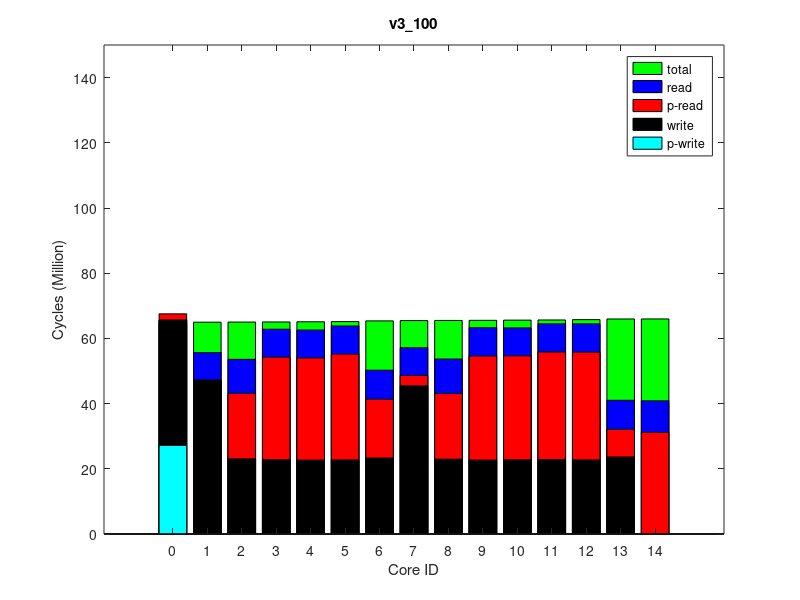

Write MATLAB code to recreate this figure.
times(1, :, :) = [
1877190, 65304482, 0
23551, 65405905, 0
20058848, 65442448, 0
31462694, 65474700, 0
3184003, 65908424, 0
18024277, 65808910, 0
32450606, 65588457, 0
31352064, 65536000, 0
20140320, 65947130, 0
31920757, 65979446, 0
31892959, 66038886, 0
33019343, 66092431, 0
30343853, 66414911, 0
8468632, 66401719, 0
33064083, 66195929, 0
];
times(2, :, :) = [
1877190, 65303779, 0
23589, 65405211, 0
20058893, 65441763, 0
31462001, 65474024, 0
3183247, 65907806, 0
18023403, 65808273, 0
32448352, 65587740, 0
31352508, 65535327, 0
20139678, 65946546, 0
31920174, 65978868, 0
31891790, 66038240, 0
33017949, 66091753, 0
31284672, 66414288, 0
8469645, 66401104, 0
33062946, 66195325, 0
];
times(3, :, :) = [
1877190, 65303599, 0
23592, 65405035, 0
20058397, 65441583, 0
31461633, 65473844, 0
3183275, 65907870, 0
18023825, 65808331, 0
32449954, 65587607, 0
31351206, 65535181, 0
20139617, 65946658, 0
31920301, 65978984, 0
31891930, 66038356, 0
33017745, 66091870, 0
31284698, 66414504, 0
8469698, 66401322, 0
33063648, 66195549, 0
];
times(4, :, :) = [
1877190, 65302726, 0
23595, 65404157, 0
20057246, 65440704, 0
31460806, 65472973, 0
3182019, 65907020, 0
18022714, 65807482, 0
32449119, 65586731, 0
31350816, 65534306, 0
20138605, 65945804, 0
31919398, 65978119, 0
31891119, 66037538, 0
33016713, 66091071, 0
31283817, 66413575, 0
8468848, 66400403, 0
33062371, 66194626, 0
];
times(5, :, :) = [
1877190, 65308060, 0
23594, 65409498, 0
20062839, 65446048, 0
31466161, 65478313, 0
3187828, 65912205, 0
18028139, 65812645, 0
32453982, 65591998, 0
31355731, 65539580, 0
20144122, 65950931, 0
31924637, 65983251, 0
31896011, 66042658, 0
33022608, 66096178, 0
31288983, 66418712, 0
8474107, 66405530, 0
33067683, 66199753, 0
];
times(6, :, :) = [
1877190, 65302335, 0
23596, 65403784, 0
20057054, 65440342, 0
31460501, 65472595, 0
3182019, 65906624, 0
18022535, 65807087, 0
32448232, 65586298, 0
31350787, 65533879, 0
20138377, 65945363, 0
31918998, 65977684, 0
31890495, 66037071, 0
33017237, 66090593, 0
31283422, 66413105, 0
8468652, 66399909, 0
33061656, 66194140, 0
];
times(7, :, :) = [
1877190, 65303577, 0
23593, 65405014, 0
20058539, 65441566, 0
31461575, 65473825, 0
3183319, 65907729, 0
18023860, 65808184, 0
32448766, 65587562, 0
31351097, 65535133, 0
20139644, 65946479, 0
31920116, 65978796, 0
31891989, 66038232, 0
33017680, 66091756, 0
31284476, 66414275, 0
8469868, 66401095, 0
33063433, 66195304, 0
];
times(8, :, :) = [
1877190, 65302647, 0
23589, 65404084, 0
20057471, 65440640, 0
31460822, 65472901, 0
3182358, 65906716, 0
18022579, 65807179, 0
32447324, 65586608, 0
31350860, 65534179, 0
20138523, 65945461, 0
31919118, 65977779, 0
31890992, 66037215, 0
33017313, 66090733, 0
31283544, 66413205, 0
8468666, 66400025, 0
33062119, 66194252, 0
];
times(9, :, :) = [
1877190, 65304820, 0
23591, 65406255, 0
20059970, 65442803, 0
31462832, 65475069, 0
3184376, 65908805, 0
18024469, 65809260, 0
32449705, 65588844, 0
31353407, 65536420, 0
20140420, 65947550, 0
31921325, 65979871, 0
31892712, 66039270, 0
33019362, 66092792, 0
31285638, 66415319, 0
8470866, 66402133, 0
33064389, 66196355, 0
];
times(10, :, :) = [
1877190, 65302964, 0
23589, 65404396, 0
20058135, 65440946, 0
31460733, 65473190, 0
3182957, 65907198, 0
18022972, 65807657, 0
32448580, 65586880, 0
31350874, 65534455, 0
20139219, 65945900, 0
31919446, 65978208, 0
31890905, 66037606, 0
33016772, 66091153, 0
31284059, 66413669, 0
8468899, 66400486, 0
33062316, 66194705, 0
];
ave_times = round(squeeze(mean(times)));
format long g, ave_times
std_times = round(squeeze(std(times)));
format long g, std_times
polling_read_times = ave_times;
times(1, :, :) = [
27174631, 64827424, 0
0, 64927757, 0
0, 64963676, 0
0, 64995591, 0
0, 65429836, 0
61558, 65330672, 0
0, 65107874, 0
0, 65056186, 0
0, 65467789, 0
0, 65499602, 0
0, 65558517, 0
0, 65611492, 0
0, 65929407, 0
0, 65916849, 0
33996, 65713582, 0
];
times(2, :, :) = [
27174791, 64827119, 0
0, 64927429, 0
0, 64963338, 0
0, 64995215, 0
0, 65429275, 0
61558, 65330099, 0
0, 65107550, 0
0, 65055813, 0
0, 65467153, 0
0, 65498955, 0
0, 65557875, 0
0, 65610850, 0
0, 65928655, 0
0, 65916083, 0
33905, 65712824, 0
];
times(3, :, :) = [
27174535, 64826957, 0
0, 64927282, 0
0, 64963185, 0
0, 64995075, 0
0, 65429346, 0
61697, 65330188, 0
0, 65107355, 0
0, 65055637, 0
0, 65467244, 0
0, 65499058, 0
0, 65558001, 0
0, 65610971, 0
0, 65928726, 0
0, 65916143, 0
33896, 65712884, 0
];
times(4, :, :) = [
27174752, 64827437, 0
0, 64927784, 0
0, 64963699, 0
0, 64995607, 0
0, 65429972, 0
61716, 65330804, 0
0, 65107950, 0
0, 65056236, 0
0, 65467909, 0
0, 65499720, 0
0, 65558685, 0
0, 65611667, 0
0, 65929350, 0
0, 65916790, 0
33580, 65713526, 0
];
times(5, :, :) = [
27172803, 64827249, 0
0, 64927559, 0
0, 64963521, 0
0, 64995445, 0
0, 65429685, 0
61573, 65330545, 0
0, 65107704, 0
0, 65056015, 0
0, 65467604, 0
0, 65499426, 0
0, 65558390, 0
0, 65611374, 0
0, 65929140, 0
0, 65916576, 0
33914, 65713319, 0
];
times(6, :, :) = [
27174215, 64827449, 0
0, 64927772, 0
0, 64963675, 0
0, 64995576, 0
0, 65429786, 0
61601, 65330618, 0
0, 65107823, 0
0, 65056169, 0
0, 65467729, 0
0, 65499538, 0
0, 65558483, 0
0, 65611464, 0
0, 65929243, 0
0, 65916657, 0
33913, 65713396, 0
];
times(7, :, :) = [
27176149, 64828887, 0
0, 64929222, 0
0, 64965136, 0
0, 64997044, 0
0, 65431097, 0
61514, 65331948, 0
0, 65109376, 0
0, 65057677, 0
0, 65469044, 0
0, 65500855, 0
0, 65559837, 0
0, 65612824, 0
0, 65930552, 0
0, 65917994, 0
33673, 65714721, 0
];
times(8, :, :) = [
27175267, 64827720, 0
0, 64928050, 0
0, 64963969, 0
0, 64995884, 0
0, 65430000, 0
61539, 65330829, 0
0, 65108195, 0
0, 65056492, 0
0, 65467928, 0
0, 65499724, 0
0, 65558692, 0
0, 65611662, 0
0, 65929453, 0
0, 65916883, 0
33914, 65713608, 0
];
times(9, :, :) = [
27175727, 64828301, 0
0, 64928621, 0
0, 64964532, 0
0, 64996462, 0
0, 65430723, 0
61615, 65331592, 0
0, 65108769, 0
0, 65057062, 0
0, 65468632, 0
0, 65500450, 0
0, 65559396, 0
0, 65612371, 0
0, 65930142, 0
0, 65917550, 0
33912, 65714286, 0
];
times(10, :, :) = [
27174484, 64827128, 0
0, 64927461, 0
0, 64963372, 0
0, 64995282, 0
0, 65429463, 0
61606, 65330308, 0
0, 65107552, 0
0, 65055866, 0
0, 65467402, 0
0, 65499222, 0
0, 65558163, 0
0, 65611136, 0
0, 65928894, 0
0, 65916322, 0
33706, 65713063, 0
];
ave_times = round(squeeze(mean(times)));
format long g, ave_times
std_times = round(squeeze(std(times)));
format long g, std_times
polling_write_times = ave_times;
times(1, :, :) = [
0, 71989036, 0
8457396, 72099744, 64000
30503864, 72145625, 128000
40033906, 72182548, 64000
11676632, 72644244, 64000
26938077, 72531997, 128000
41088225, 72314734, 64000
39923776, 72253126, 64000
30725335, 72692101, 128000
40602087, 72728941, 64000
40453502, 72797797, 64000
41645059, 72860691, 64000
40010321, 73297097, 250000
17389856, 73258325, 128000
41741404, 73013964, 64000
];
times(2, :, :) = [
0, 71988838, 0
8457483, 72099530, 64000
30503661, 72145403, 128000
40033629, 72182341, 64000
11676476, 72643907, 64000
26938721, 72531691, 128000
41087482, 72314504, 64000
39922317, 72252898, 64000
30725429, 72691759, 128000
40602488, 72728614, 64000
40453573, 72797481, 64000
41644739, 72860389, 64000
40949973, 73296679, 250000
17389580, 73258128, 128000
41741464, 73013771, 64000
];
times(3, :, :) = [
0, 71988779, 0
8457782, 72099479, 64000
30503589, 72145372, 128000
40033563, 72182302, 64000
11676123, 72643789, 64000
26938190, 72531526, 128000
41087512, 72314464, 64000
39922915, 72252858, 64000
30724840, 72691678, 128000
40602045, 72728532, 64000
40454409, 72797429, 64000
41645007, 72860339, 64000
40949883, 73296637, 250000
17389690, 73258098, 128000
41741544, 73013767, 64000
];
times(4, :, :) = [
0, 71988952, 0
8457494, 72099631, 64000
30503764, 72145526, 128000
40033701, 72182441, 64000
11676230, 72643812, 64000
26938417, 72531587, 128000
41087682, 72314561, 64000
39923081, 72252971, 64000
30725089, 72691683, 128000
40601786, 72728526, 64000
40453860, 72797368, 64000
41644781, 72860262, 64000
40949846, 73296613, 250000
17389895, 73258065, 128000
41740246, 73013709, 64000
];
times(5, :, :) = [
0, 71988126, 0
8457544, 72098840, 64000
30502853, 72144737, 128000
40032973, 72181672, 64000
11676625, 72643193, 64000
26937630, 72531000, 128000
41086535, 72313852, 64000
39922370, 72252262, 64000
30724323, 72691088, 128000
40601439, 72727960, 64000
40452984, 72796856, 64000
41644025, 72859773, 64000
40949335, 73296019, 250000
17389357, 73257482, 128000
41741839, 73013153, 64000
];
times(6, :, :) = [
0, 71988857, 0
8457378, 72099551, 64000
30503702, 72145458, 128000
40033496, 72182386, 64000
11675784, 72643955, 64000
26938071, 72531761, 128000
41087422, 72314555, 64000
39923189, 72252946, 64000
30725208, 72691836, 128000
40602336, 72728701, 64000
40453741, 72797546, 64000
41645381, 72860460, 64000
40950050, 73296825, 250000
17390078, 73258284, 128000
41738721, 73013953, 64000
];
times(7, :, :) = [
0, 71989487, 0
8457269, 72100157, 64000
30504389, 72146050, 128000
40034317, 72182976, 64000
11677149, 72644496, 64000
26939220, 72532276, 128000
41088057, 72315115, 64000
39923200, 72253510, 64000
30725747, 72692351, 128000
40602608, 72729212, 64000
40455090, 72798108, 64000
41645524, 72861001, 64000
40950430, 73297175, 250000
17390126, 73258613, 128000
41739842, 73014280, 64000
];
times(8, :, :) = [
0, 71988692, 0
8457625, 72099421, 64000
30503466, 72145312, 128000
40033400, 72182249, 64000
11675911, 72643911, 64000
26937702, 72531709, 128000
41088106, 72314398, 64000
39922604, 72252803, 64000
30725366, 72691810, 128000
40602011, 72728673, 64000
40453240, 72797511, 64000
41645432, 72860435, 64000
40949886, 73296685, 250000
17389881, 73258139, 128000
41739864, 73013806, 64000
];
times(9, :, :) = [
0, 71989291, 0
8457540, 72099993, 64000
30503877, 72145894, 128000
40033938, 72182826, 64000
11676542, 72644261, 64000
26939202, 72532054, 128000
41088220, 72314978, 64000
39923284, 72253369, 64000
30725338, 72692156, 128000
40602694, 72729008, 64000
40454353, 72797905, 64000
41645670, 72860807, 64000
40950292, 73297017, 250000
17390308, 73258470, 128000
41740457, 73014141, 64000
];
times(10, :, :) = [
0, 71988116, 0
8457773, 72098837, 64000
30502798, 72144722, 128000
40032937, 72181674, 64000
11676098, 72643219, 64000
26937689, 72531036, 128000
41086800, 72313809, 64000
39922796, 72252205, 64000
30724456, 72691114, 128000
40601248, 72727961, 64000
40452819, 72796816, 64000
41644155, 72859724, 64000
40949372, 73296104, 250000
17389016, 73257559, 128000
41740413, 73013228, 64000
];
ave_times = round(squeeze(mean(times)));
format long g, ave_times
std_times = round(squeeze(std(times)));
format long g, std_times
read_times = ave_times;
times(1, :, :) = [
0, 64875283, 0
0, 64975434, 0
0, 65011319, 0
0, 65043231, 0
0, 65473573, 0
0, 65374586, 0
0, 65155353, 0
0, 65103790, 0
0, 65511459, 0
0, 65543277, 0
0, 65602076, 0
0, 65654948, 0
0, 65971983, 0
0, 65959423, 0
0, 65756367, 0
];
times(2, :, :) = [
0, 64876669, 0
0, 64976811, 0
0, 65012679, 0
0, 65044601, 0
0, 65474790, 0
0, 65375779, 0
0, 65156705, 0
0, 65105116, 0
0, 65512655, 0
0, 65544501, 0
0, 65603377, 0
0, 65656263, 0
0, 65973201, 0
0, 65960651, 0
0, 65757584, 0
];
times(3, :, :) = [
0, 64876224, 0
0, 64976381, 0
0, 65012239, 0
0, 65044167, 0
0, 65474456, 0
0, 65375436, 0
0, 65156291, 0
0, 65104730, 0
0, 65512333, 0
0, 65544164, 0
0, 65603012, 0
0, 65655892, 0
0, 65972818, 0
0, 65960274, 0
0, 65757234, 0
];
times(4, :, :) = [
0, 64876738, 0
0, 64976878, 0
0, 65012764, 0
0, 65044674, 0
0, 65474824, 0
0, 65375840, 0
0, 65156804, 0
0, 65105231, 0
0, 65512709, 0
0, 65544545, 0
0, 65603394, 0
0, 65656283, 0
0, 65973227, 0
0, 65960673, 0
0, 65757592, 0
];
times(5, :, :) = [
0, 64873981, 0
0, 64974123, 0
0, 65009987, 0
0, 65041906, 0
0, 65472094, 0
0, 65373104, 0
0, 65153982, 0
0, 65102409, 0
0, 65509909, 0
0, 65541726, 0
0, 65600556, 0
0, 65653444, 0
0, 65970354, 0
0, 65957772, 0
0, 65754717, 0
];
times(6, :, :) = [
0, 64874253, 0
0, 64974404, 0
0, 65010277, 0
0, 65042183, 0
0, 65472230, 0
0, 65373241, 0
0, 65154271, 0
0, 65102684, 0
0, 65510059, 0
0, 65541870, 0
0, 65600709, 0
0, 65653580, 0
0, 65970511, 0
0, 65957953, 0
0, 65754949, 0
];
times(7, :, :) = [
0, 64875696, 0
0, 64975850, 0
0, 65011725, 0
0, 65043645, 0
0, 65473856, 0
0, 65374859, 0
0, 65155736, 0
0, 65104141, 0
0, 65511726, 0
0, 65543546, 0
0, 65602411, 0
0, 65655305, 0
0, 65972192, 0
0, 65959632, 0
0, 65756580, 0
];
times(8, :, :) = [
0, 64875588, 0
0, 64975736, 0
0, 65011590, 0
0, 65043498, 0
0, 65473646, 0
0, 65374662, 0
0, 65155557, 0
0, 65103954, 0
0, 65511468, 0
0, 65543281, 0
0, 65602094, 0
0, 65654960, 0
0, 65971955, 0
0, 65959393, 0
0, 65756330, 0
];
times(9, :, :) = [
0, 64876834, 0
0, 64976980, 0
0, 65012859, 0
0, 65044786, 0
0, 65474904, 0
0, 65375916, 0
0, 65156921, 0
0, 65105353, 0
0, 65512768, 0
0, 65544598, 0
0, 65603475, 0
0, 65656384, 0
0, 65973235, 0
0, 65960678, 0
0, 65757633, 0
];
times(10, :, :) = [
0, 64874680, 0
0, 64974807, 0
0, 65010681, 0
0, 65042579, 0
0, 65472740, 0
0, 65373728, 0
0, 65154683, 0
0, 65103088, 0
0, 65510591, 0
0, 65542414, 0
0, 65601248, 0
0, 65654125, 0
0, 65971038, 0
0, 65958456, 0
0, 65755379, 0
];
ave_times = round(squeeze(mean(times)));
format long g, ave_times
std_times = round(squeeze(std(times)));
format long g, std_times
total_times = ave_times;
times(1, :, :) = [
65665249, 78644542, 64000
47179724, 78767087, 128000
23074500, 78808447, 64000
22778701, 78846081, 64000
45458514, 79394329, 128000
23311323, 79272944, 64000
22720715, 78980295, 64000
22652426, 78917710, 64000
22949454, 79437665, 64000
22676441, 79475194, 64000
22762967, 79545181, 64000
22821271, 79609110, 64000
0, 79941405, 0
23623238, 79928840, 64000
22722089, 79697967, 64000
];
times(2, :, :) = [
65665699, 78645048, 64000
47179913, 78767588, 128000
23073964, 78808955, 64000
22778453, 78846574, 64000
45459116, 79394722, 128000
23310535, 79273337, 64000
22720616, 78980748, 64000
22652582, 78918172, 64000
22949507, 79438039, 64000
22676566, 79475553, 64000
22762736, 79545520, 64000
22821104, 79609423, 64000
0, 79941835, 0
23627045, 79929266, 64000
22722141, 79698386, 64000
];
times(3, :, :) = [
65666065, 78645283, 64000
47180304, 78767820, 128000
23073872, 78809173, 64000
22778485, 78846786, 64000
45458955, 79394835, 128000
23311177, 79273432, 64000
22720877, 78980941, 64000
22652615, 78918369, 64000
22949551, 79438135, 64000
22676653, 79475655, 64000
22762784, 79545614, 64000
22820148, 79609505, 64000
0, 79941839, 0
23627374, 79929260, 64000
22721550, 79698380, 64000
];
times(4, :, :) = [
65664133, 78643403, 64000
47179022, 78765943, 128000
23074165, 78807300, 64000
22778505, 78844920, 64000
45458965, 79393263, 128000
23311385, 79271807, 64000
22720810, 78979112, 64000
22652448, 78916518, 64000
22949581, 79436557, 64000
22676531, 79474063, 64000
22762789, 79544018, 64000
22821124, 79607917, 64000
0, 79940228, 0
23626781, 79927659, 64000
22722061, 79696765, 64000
];
times(5, :, :) = [
65665229, 78644470, 64000
47179516, 78767029, 128000
23074303, 78808396, 64000
22778405, 78846015, 64000
45459054, 79394363, 128000
23311095, 79272938, 64000
22719756, 78980230, 64000
22652591, 78917650, 64000
22949471, 79437685, 64000
22676502, 79475208, 64000
22762879, 79545196, 64000
22821235, 79609109, 64000
0, 79941435, 0
23626990, 79928866, 64000
22722234, 79697970, 64000
];
times(6, :, :) = [
65664872, 78644152, 64000
47179507, 78766711, 128000
23074196, 78808082, 64000
22778401, 78845716, 64000
45459438, 79393994, 128000
23311326, 79272571, 64000
22720624, 78979926, 64000
22652521, 78917355, 64000
22949571, 79437336, 64000
22676517, 79474859, 64000
22763025, 79544813, 64000
22820827, 79608703, 64000
0, 79941130, 0
23626843, 79928571, 64000
22721875, 79697699, 64000
];
times(7, :, :) = [
65664326, 78643509, 64000
47180146, 78766029, 128000
23073559, 78807388, 64000
22778178, 78844982, 64000
45458249, 79393262, 128000
23310686, 79271883, 64000
22720597, 78979150, 64000
22652792, 78916580, 64000
22949545, 79436572, 64000
22676450, 79474082, 64000
22763101, 79544043, 64000
22821120, 79607940, 64000
0, 79940332, 0
23627296, 79927759, 64000
22721804, 79696881, 64000
];
times(8, :, :) = [
65664942, 78644181, 64000
47179180, 78766717, 128000
23074272, 78808099, 64000
22778383, 78845720, 64000
45459160, 79393922, 128000
23311056, 79272536, 64000
22720408, 78979925, 64000
22652467, 78917376, 64000
22949285, 79437276, 64000
22676580, 79474791, 64000
22762933, 79544776, 64000
22821095, 79608677, 64000
0, 79941041, 0
23626784, 79928467, 64000
22722479, 79697593, 64000
];
times(9, :, :) = [
65665533, 78644832, 64000
47180133, 78767380, 128000
23073999, 78808743, 64000
22778418, 78846369, 64000
45458514, 79394576, 128000
23310579, 79273204, 64000
22720483, 78980563, 64000
22652486, 78917986, 64000
22949471, 79437902, 64000
22676514, 79475420, 64000
22762933, 79545381, 64000
22821202, 79609286, 64000
0, 79941721, 0
23626771, 79929157, 64000
22722337, 79698277, 64000
];
times(10, :, :) = [
65664559, 78643867, 64000
47179307, 78766429, 128000
23074066, 78807768, 64000
22778056, 78845382, 64000
45458844, 79393608, 128000
23311222, 79272212, 64000
22720568, 78979570, 64000
22652359, 78916969, 64000
22949518, 79436898, 64000
22676513, 79474396, 64000
22762782, 79544391, 64000
22820192, 79608272, 64000
0, 79940605, 0
23627157, 79928052, 64000
22722305, 79697157, 64000
];
ave_times = round(squeeze(mean(times)));
format long g, ave_times
std_times = round(squeeze(std(times)));
format long g, std_times
write_times = ave_times;
mytitle = 'v3\_100';
order = [1 2 3 4 8 7 6 5 9 10 11 12 15 14 13];

total_times = total_times(:, 2)(order);

read_times = read_times(:, 1)(order);
write_times = write_times(:, 1)(order);

polling_read_times = polling_read_times(:, 1)(order);
polling_write_times = polling_write_times(:, 1)(order);

total_times /= 1000000;

read_times /= 1000000;
write_times /= 1000000;

polling_read_times /= 1000000;
polling_write_times /= 1000000;

% laying read on top of write
read_times += write_times;
polling_read_times += write_times;

figure(1);
clf()
% set(gcf, 'Position', get(0,'Screensize'));
% set(gcf,'units','normalized','outerposition',[0 0 1 1])
bar(0:14, total_times,'g');
hold on;
bar(0:14, read_times,'b');
bar(0:14, polling_read_times,'r');
bar(0:14, write_times,'k');
bar(0:14, polling_write_times,'c');
hold off

axis([-2 16 0 150])
% axis([-1 15])
set(gca,'XTick',0:14);
% set(gca,'xticklabel',{ '0'; '1'; '2'; '3'; '7'; '6'; '5'; '4'; '8'; '9'; '10'; '11'; '15'; '14'; '13' })

xlabel('Core ID')
ylabel('Cycles (Million)')

legend('total', 'read', 'p-read', 'write', 'p-write')
title(mytitle)
print(1, strcat(mytitle, '.png'))
